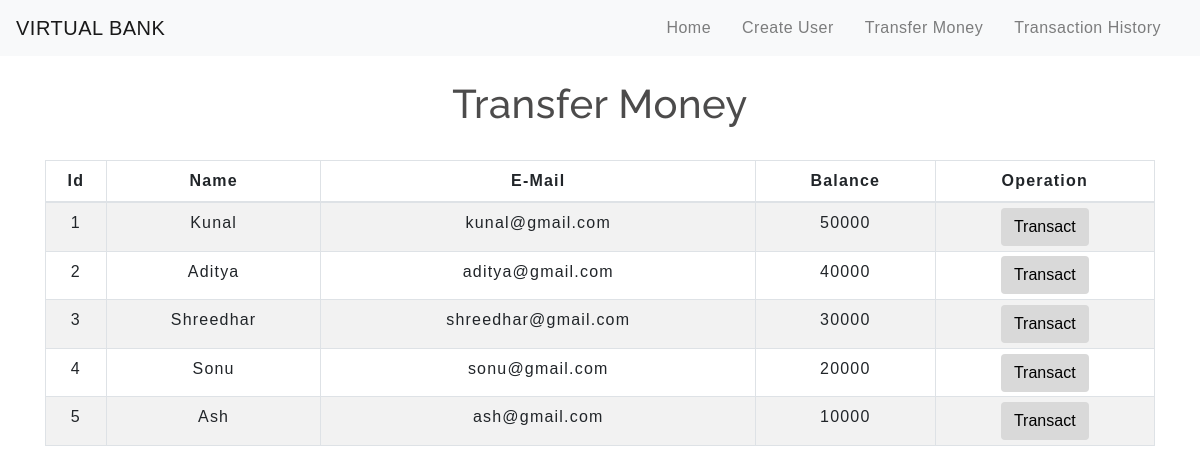
The app's page /transfermoney.php with its own data.
### tables this page shows
CREATE TABLE `users` (
  `id` int(3) NOT NULL,
  `name` text NOT NULL,
  `email` varchar(30) NOT NULL,
  `balance` int(8) NOT NULL
);

### transfermoney.php (the view, shortened to what this page needs)
<!DOCTYPE html>
<html lang="en">
<head>
    <link rel="stylesheet" href="https://maxcdn.bootstrapcdn.com/bootstrap/4.0.0/css/bootstrap.min.css">
    <link rel="stylesheet" type="text/css" href="css/table.css">
    <link rel="stylesheet" type="text/css" href="css/navbar.css">
</head>
<body>
<?php
    include 'config.php';
    $sql = "SELECT * FROM users";
    $result = mysqli_query($conn,$sql);
?>
<?php
  include 'navbar.php';
?>
<div class="container">
        <h2 class="text-center pt-4">Transfer Money</h2>
        <br>
            <div class="row">
                <div class="col">
                    <div class="table-responsive-sm">
                    <table class="table table-hover table-sm table-striped table-condensed table-bordered">
                        <thead>
                            <tr>
                            <th scope="col" class="text-center py-2">Id</th>
                            <th scope="col" class="text-center py-2">Name</th>
                            <th scope="col" class="text-center py-2">E-Mail</th>
                            <th scope="col" class="text-center py-2">Balance</th>
                            <th scope="col" class="text-center py-2">Operation</th>
                            </tr>
                        </thead>
                        <tbody>
                <?php
                    while($rows=mysqli_fetch_assoc($result)){
                ?>
                    <tr>
                        <td class="py-2"><?php echo $rows['id'] ?></td>
                        <td class="py-2"><?php echo $rows['name']?></td>
                        <td class="py-2"><?php echo $rows['email']?></td>
                        <td class="py-2"><?php echo $rows['balance']?></td>
                        <td><a href="selecteduserdetail.php?id= <?php echo $rows['id'] ;?>"> <button type="button" class="btn">Transact</button></a></td>
                    </tr>
                <?php
                    }
                ?>
                        </tbody>
                    </table>
                    </div>
                </div>
            </div>
         </div>
</body>
</html>

### navbar.php (shortened to what this page needs)
<nav class="navbar navbar-expand-md navbar-light bg-light">
<a class="navbar-brand" href="index.php">VIRTUAL BANK</a>
<div class="collapse navbar-collapse" id="collapsibleNavbar">
      <ul class="navbar-nav ml-auto">
        <li class="nav-item">
          <a class="nav-link" href="index.php">Home</a>
        </li>
        <li class="nav-item">
          <a class="nav-link" href="createuser.php">Create User</a>
        </li>
        <li class="nav-item">
          <a class="nav-link" href="transfermoney.php">Transfer Money</a>
        </li>
        <li class="nav-item">
          <a class="nav-link" href="transactionhistory.php">Transaction History</a>
        </li>
    </div>
 </nav>

### css/table.css (style rules this page uses)
* { padding: 0; margin: 0; box-sizing: border-box; font-family: sans-serif; }
h2 { font-size: 40px; }
table { letter-spacing: 1.2px; }
td { text-align: center; }
button { border:none; background: #d9d9d9; transition: 1s; }

### css/navbar.css (style rules this page uses)
.nav-link { margin-right: 15px; color:#2F363F; letter-spacing: 0.5px; transition: 0.5s; }
.navbar-brand { color: #4C4B4B; letter-spacing: 0.5px; }
h2 { color: #4C4B4B; letter-spacing: 0.5px; font-family: raleway; }

### transfermoney.php (style rules this page uses)
button { transition: 1.5s; }

### records on screen
users: id "1", name "Kunal", email "kunal@gmail.com", balance "50000"
users: id "2", name "Aditya", email "aditya@gmail.com", balance "40000"
users: id "3", name "Shreedhar", email "shreedhar@gmail.com", balance "30000"
users: id "4", name "Sonu", email "sonu@gmail.com", balance "20000"
users: id "5", name "Ash", email "ash@gmail.com", balance "10000"
